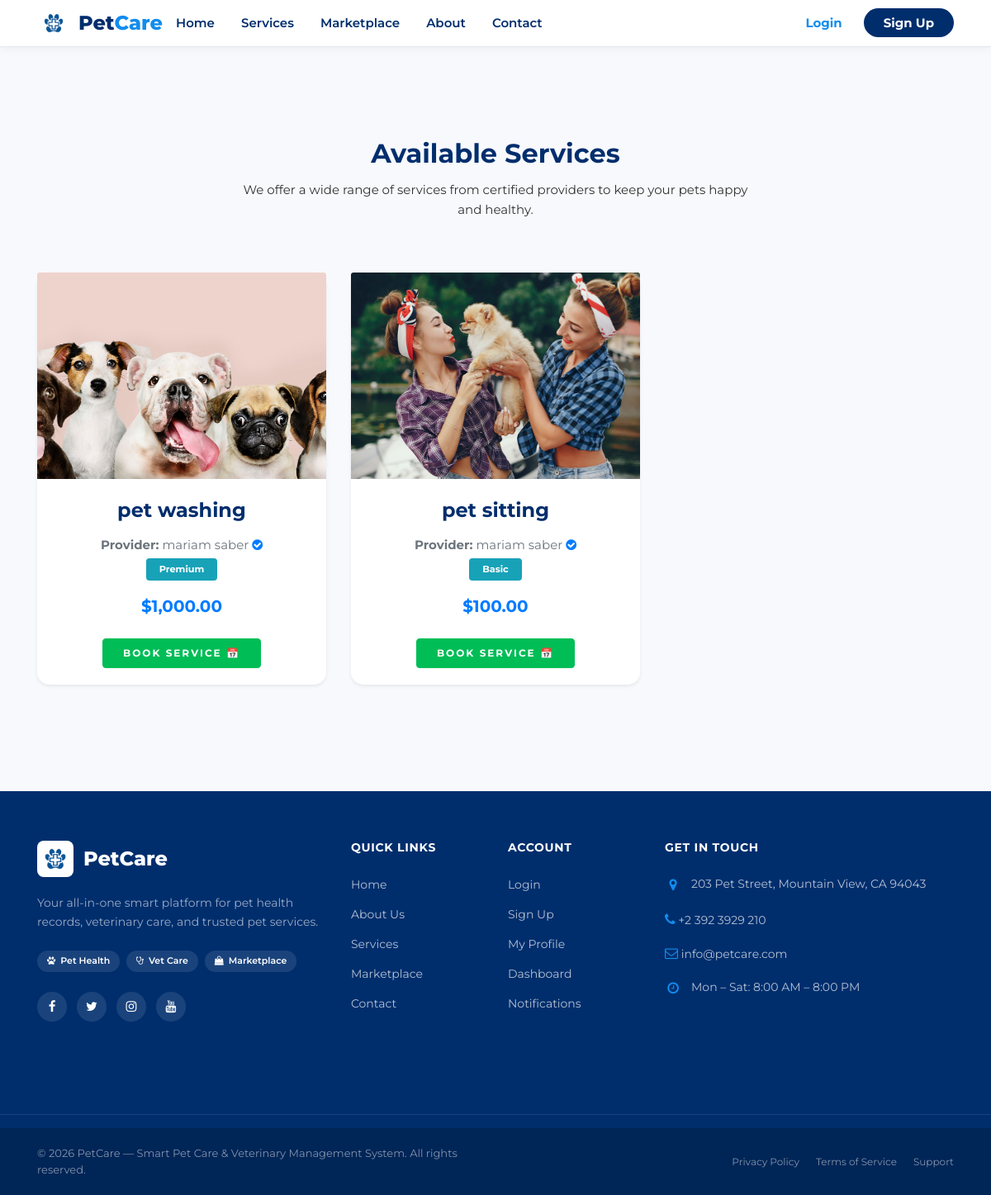
Page /serviceprovider on the committed database.
### tables this page shows
CREATE TABLE `provider_services` (
  `id` int(11) NOT NULL,
  `provider_id` int(11) NOT NULL,
  `name` varchar(255) NOT NULL,
  `tier` enum('Basic','Standard','Premium') DEFAULT 'Standard',
  `price` decimal(10,2) NOT NULL,
  `image` varchar(255) DEFAULT NULL,
  `duration_multiplier` decimal(3,2) DEFAULT 1.00,
  `species_multiplier` decimal(3,2) DEFAULT 1.00,
  `holiday_surcharge` decimal(10,2) DEFAULT 0.00,
  `multi_pet_discount` decimal(10,2) DEFAULT 0.00
);

CREATE TABLE `serviceprovider` (
  `ProviderID` int(11) NOT NULL,
  `Name` varchar(100) NOT NULL,
  `ServiceType` varchar(50) DEFAULT NULL
);

### App/Controllers/ServiceProviderController.php (called while the page is built, shortened)
<?php
class ServiceProviderController extends Controller
{
    public function index()
    {
        $providerModel = new ServiceProvider();
        $data['services'] = $providerModel->getAllServices();
        $this->view('ServiceProvider/services', $data);
    }
}

### App/Core/App.php (called while the page is built, shortened)
<?php
class App
{
    private $method     = 'index';
    public function run()
    {
        $controller = new $this->controller;
        $params = [];
call_user_func_array(
    [$controller, $this->method],
    $params
);
    }
}

### Public/index.php (called while the page is built, shortened)
<?php
$app = new App;
$app->run();

### App/Core/Database.php (called while the page is built)
<?php
trait Database
{
    public function connect()
    {
        $string = "mysql:host=" . DBHOST . ";dbname=" . DBNAME . ";charset=utf8mb4";
        $options = [
            PDO::ATTR_ERRMODE            => PDO::ERRMODE_EXCEPTION,
            PDO::ATTR_DEFAULT_FETCH_MODE => PDO::FETCH_ASSOC,
        ];
        $connection = new PDO($string, DBUSER, DBPASS, $options);
        return $connection;
    }
    public function query($query, $data = [])
    {
        try {
            $stmt  = $this->connect()->prepare($query);
            $check = $stmt->execute($data);
            if ($check) {
                $result = $stmt->fetchAll(PDO::FETCH_ASSOC);
                if (is_array($result) && count($result) > 0) {
                    return $result;
                } else {
                    return $stmt->rowCount() > 0 ? true : false;
                }
            } else {
                return false;
            }
        } catch (PDOException $e) {
            error_log("DB Error: " . $e->getMessage());
            return false;
        }
    }
}

### App/models/ServiceProvider.php (called while the page is built, shortened)
<?php
class ServiceProvider
{
    public function getAllServices()
    {
        $query = "SELECT s.*, p.Name as provider_name,
                  (SELECT COUNT(*) FROM provider_certifications c WHERE c.ProviderID = s.provider_id AND c.Status = 'Verified') as is_verified
                  FROM provider_services s
                  LEFT JOIN serviceprovider p ON s.provider_id = p.ProviderID
                  ORDER BY s.id DESC";
        return $this->query($query);
    }
}

### App/views/ServiceProvider/services.php (the view, shortened to what this page needs)
<?php require __DIR__ . '/../layouts/header.php'; ?>
<?php require __DIR__ . '/../layouts/navbar.php'; ?>
<section class="ftco-section bg-light">
    <div class="container">
        <div class="row justify-content-center mb-5">
            <div class="col-md-7 text-center ftco-animate">
                <h2>Available Services</h2>
                <p>We offer a wide range of services from certified providers to keep your pets happy and healthy.</p>
            </div>
        </div>
        <div class="row">
            <?php if (!empty($services)): ?>
                <?php foreach ($services as $service): ?>
                    <div class="col-md-4 col-sm-6 mb-4 ftco-animate">
                        <div class="card shadow-sm h-100 border-0">
                            <?php if (!empty($service['image'])): ?>
                                <img src="<?= ROOT ?>/uploads/services/<?= $service['image'] ?>" class="card-img-top" style="height:250px; object-fit:cover;">
                            <?php else: ?>
                                <div class="card-img-top d-flex align-items-center justify-content-center bg-primary text-white" style="height:250px; font-size: 4rem;">
                                    <span class="flaticon-dog"></span>
                                </div>
                            <?php endif; ?>
                            <div class="card-body text-center">
                                <h4 class="card-title"><?php echo htmlspecialchars($service['name']); ?></h4>
                                <p class="text-muted mb-1">
                                    <strong>Provider:</strong> <?php echo htmlspecialchars($service['provider_name']); ?>
                                    <?php if (!empty($service['is_verified'])): ?>
                                        <i class="fa fa-check-circle text-primary" title="Verified Professional"></i>
                                    <?php endif; ?>
                                </p>
                                <span class="badge badge-info px-3 py-2 mb-3"><?php echo htmlspecialchars($service['tier']); ?></span>
                                <h5 class="text-primary font-weight-bold">$<?php echo number_format($service['price'], 2); ?></h5>
                                <div class="mt-4">
                                    <a href="<?= ROOT ?>/ServiceProvider/book/<?= $service['id'] ?>" class="btn btn-primary px-4 py-2">
                                        Book Service 📅
                                    </a>
                                </div>
                            </div>
                        </div>
                    </div>
                <?php endforeach; ?>
            <?php endif; ?>
        </div>
    </div>
</section>
<?php require __DIR__ . '/../layouts/footer.php'; ?>

### rows in the picture
provider_services: image (picture), name "pet washing", provider.Name "mariam saber", tier "Premium", price "1,000.00"
provider_services: image (picture), name "pet sitting", provider.Name "mariam saber", tier "Basic", price "100.00"
